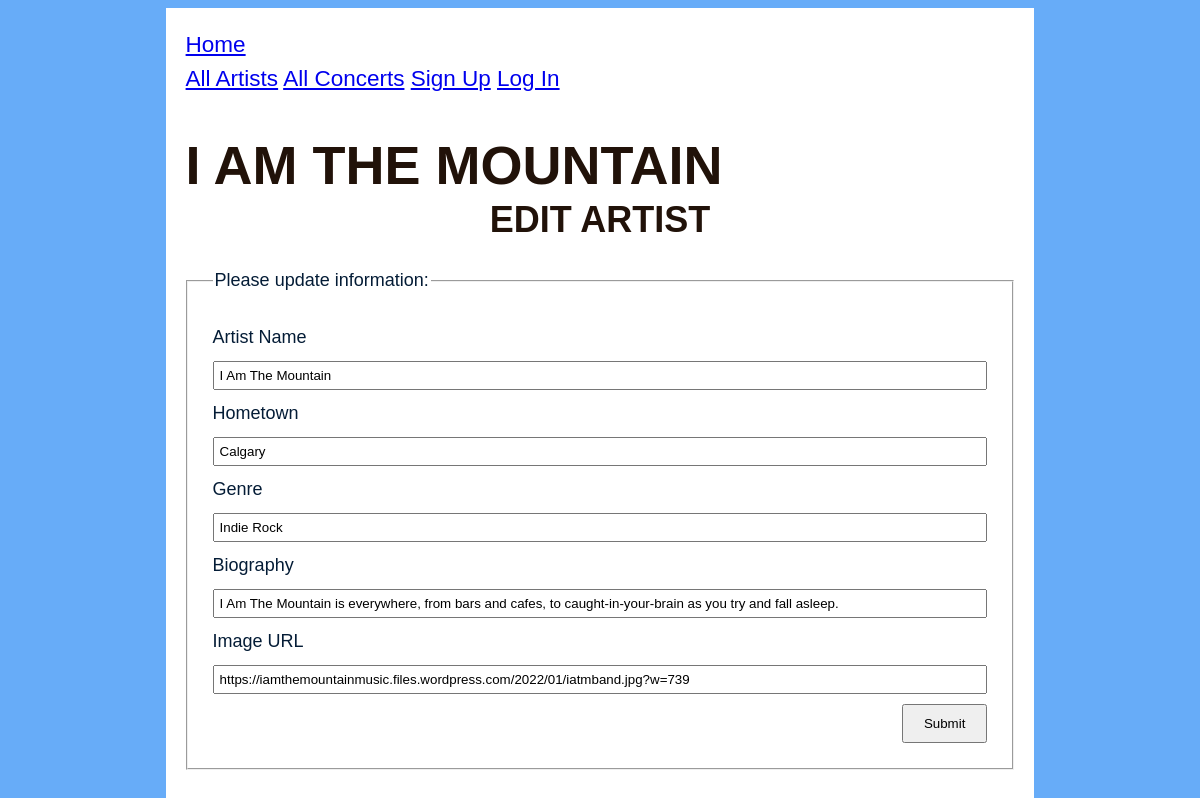
The app's page /edit_artist/1 with its own data.
### concert_app/models.py (models this page shows, shortened)
class Artist(db.Model):
    id = db.Column(db.Integer, primary_key=True)
    name = db.Column(db.String(80), nullable=False)
    hometown = db.Column(db.String(80), nullable=False)
    image = db.Column(URLType)
    genre = db.Column(db.String(80), nullable=False)
    biography = db.Column(db.String(250), nullable=False)
    upcoming_concerts = db.relationship('Concert', back_populates='artist_playing')
    fans = db.relationship(
        'User', secondary='user_artist', back_populates='favourites')

### concert_app/main/routes.py (the view, shortened to what this page needs)
@main.route('/edit_artist/<artist_id>', methods=['GET', 'POST'])
def edit_artist(artist_id):
    artist = Artist.query.get(artist_id)
    form = ArtistForm(obj=artist)
    return render_template('edit_artist.html', artist=artist, form=form)

### concert_app/main/forms.py
class ArtistForm(FlaskForm):
    name = StringField('Artist Name', validators=[DataRequired()])
    hometown = StringField('Hometown', validators=[DataRequired()])
    genre = StringField('Genre', validators=[DataRequired()])
    biography = StringField('Biography', validators=[DataRequired()])
    image = StringField('Image URL')
    upcoming_concerts = QuerySelectField('Upcoming Concert',
                             query_factory=lambda: Concert.query, allow_blank=True)
    submit = SubmitField('Submit')

### concert_app/models.py (called while the page is built)
    def __repr__(self):
        return f'{self.name}'

### concert_app/templates/edit_artist.html (shortened to what this page needs)
{% extends 'base.html' %}
{% block content %}
<h1>{{ artist.name }}</h1>
<h2>Edit artist</h2>
<form method="POST" action="{{ url_for('main.artist_detail', artist_id=artist.id) }}">
    <fieldset>
        <legend>Please update information:</legend>
        {{ form.name.label }}
        {{ form.name }}
        {{ form.hometown.label }}
        {{ form.hometown }}
        {{ form.genre.label }}
        {{ form.genre }}
        {{ form.biography.label }}
        {{ form.biography }}
        {{ form.image.label }}
        {{ form.image }}
        {{ form.submit }}
    </fieldset>
</form>
{% endblock %}

### concert_app/static/style.css (style rules this page uses)
body { background-color: #67acf8; font-size: 18px; color: #041c36; font-family: Helvetica, sans-serif; line-height: 1.5; font-weight: 100; display: flex; flex-direction: column; align-items: center; }
body, html { height: 100%; }
fieldset { display: flex; flex-direction: column; margin: 20px 0; padding: 20px; }
fieldset * { margin: 5px; }
fieldset input { padding: 5px; }
input[type=submit] { padding: 10px 20px; align-self: flex-end; }
h1 { color: #211209; text-align: left; font-family: 'Oswald', helvetica, sans-serif; line-height: 0; font-size: 3em; text-transform: uppercase; }
h2 { text-align: center; font-size: 2em; font-family: Helvetica, sans-serif; color: #211209; text-transform: uppercase; line-height: 1; }

### records on screen
Artist: name "I AM THE MOUNTAIN", name "I Am The Mountain", hometown "Calgary", genre "Indie Rock", biography "I Am The Mountain is everywhere, from bars and cafes, to caught-in-your-brain as you try and fall asleep.", image "https://iamthemountainmusic.files.wordpress.com/2022/01/iatmband.jpg?w=739"
